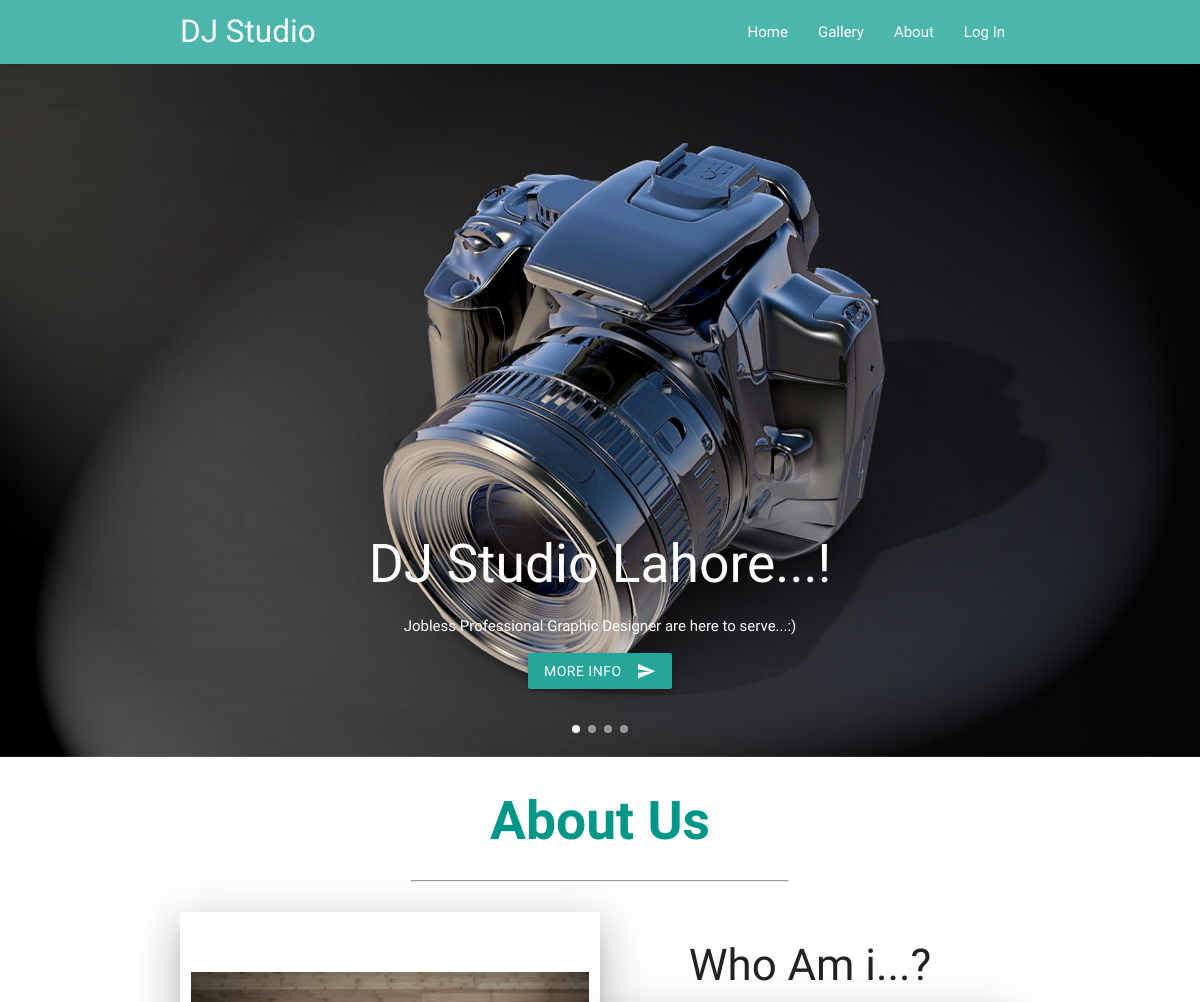
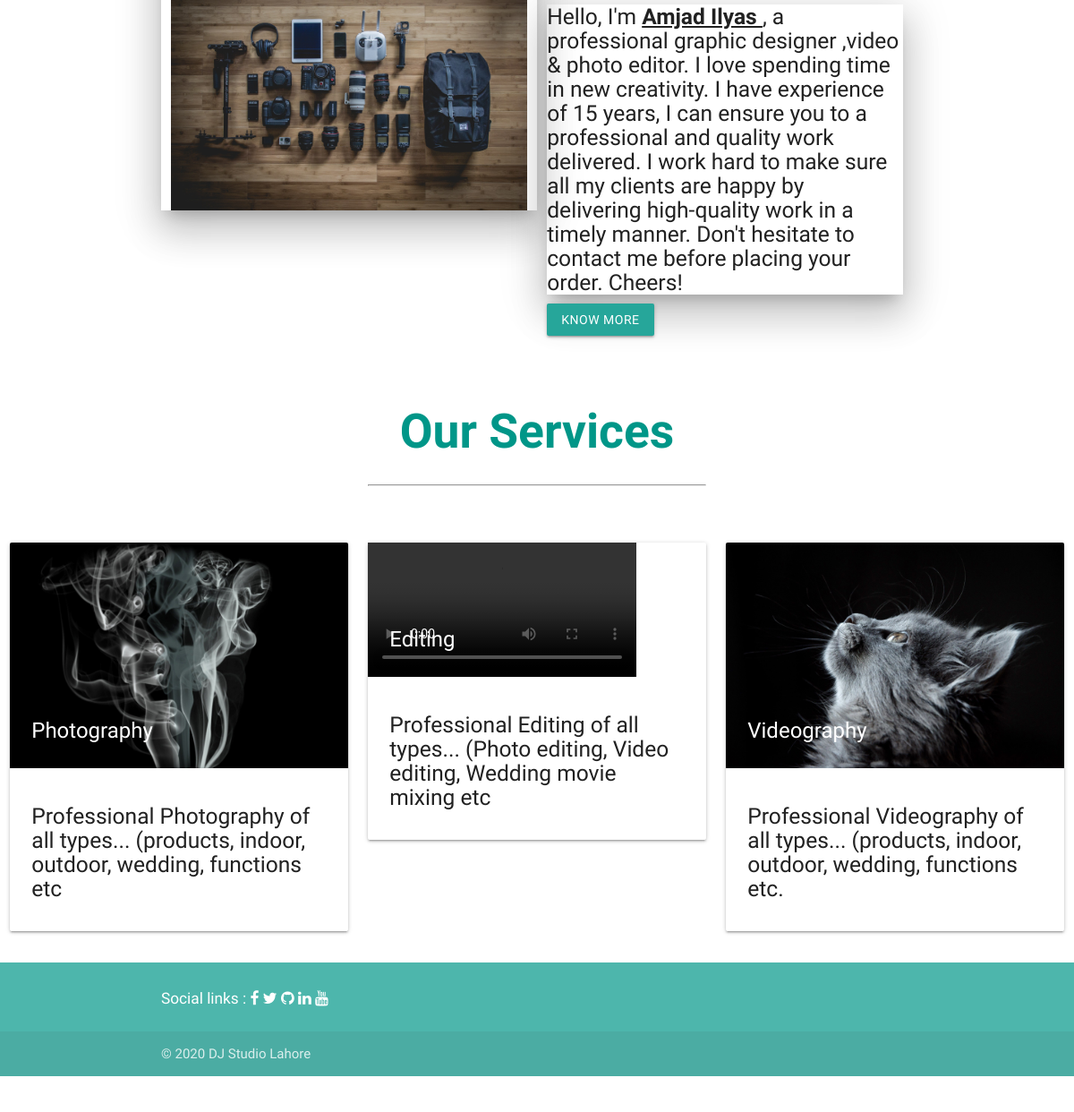
The page / on the database its author committed (2 pictures, top to bottom).
### studio/models.py (models this page shows, shortened)
class Slider(models.Model):
    slider_pic_upload = models.ImageField(upload_to='slider_pics/', default='images/a2.jpg', )
    pic_url = models.URLField(max_length=200, default='', blank=True, null=True)

class Services(models.Model):
    title = models.CharField(max_length=50)
    description = models.TextField(max_length=200)
    pic_url = models.URLField(max_length=200, default='', blank=True, null=True)
    upload_pic = models.ImageField(upload_to='services/', default='images/chiks.jpg', blank=True, null=True)
    upload_video = models.FileField(upload_to='videos/', default='', blank=True, null=True)
    pic_url = models.URLField(max_length=200, default='', blank=True, null=True)

### studio/views.py (the view)
# urls.py: path('', views.index, name='index'),
def index(request):
    services = Services.objects.all()
    sliders = Slider.objects.all()
    return render(request, 'index.html', {'services': services,
                                          'sliders': sliders})

### studio/templates/index.html (shortened to what this page needs)
{% extends 'template.html' %}
{%load static%}
{%block content%}
<div class="carousel carousel-slider">
    <div class="carousel-fixed-item center">
        <h2 class="white-text">DJ Studio Lahore...!</h2>
        <p class="white-text">Jobless Professional Graphic Designer are here to serve...:) </p>
        <a class="waves-effect waves-light btn" href="/about" target="_blank">
            <i class="material-icons right">send</i>More info</a>
    </div>
    {% for slider in sliders %}
    {% if slider.pic_url %}
    <a class="carousel-item" href="#one!"><img src="{{slider.pic_url}}" class="responsive-img"></a>
    {% else %}
    <a class="carousel-item" href="#one!"><img src="studio/media/{{slider.slider_pic_upload}}"
                                               class="responsive-img"></a>
    {% endif %}
    {% endfor %}
</div>
<section>
    <h2 class="center-align #4db6ac teal-text"><b>About Us</b></h2>
</section>
<div class="row">
    <div class="col s4  offset-s4">
        <hr>
        <br></div>
</div>
<div class="row container">
    <div class="col m6 s12 z-depth-5" style="padding-top:60px"><img src="{%static 'images/a1.jpg'%}"
                                                                    class="responsive-img">
    </div>
    <div class="col m6 s12">
        <h3 class="center-align">Who Am i...?</h3>
        <h5 class="z-depth-5">Hello, I'm <u><b> Amjad Ilyas </b></u>, a professional graphic designer ,video &
            photo editor. I love spending time in new creativity.
            I have experience of 15 years, I can ensure you to a professional and quality work delivered.
            I work hard to make sure all my clients are happy by delivering high-quality work in a timely
            manner.
            Don't hesitate to contact me before placing your order. Cheers!</h5>
        <a href="/about" class="waves-effect waves-light btn">Know more</a>
    </div>
</div>
<section>
    <br>
    <h2 class="center-align #4db6ac teal-text "><b>Our Services</b></h2>
</section>
<div class="row">
    <div class="col s4  offset-s4">
        <hr>
    </div>
    <br>
    <br>
</div>
<div class="row">
    {%for service in services%}
    <div class="col s12 m4">
        <div class="card hoverable" ;>
            <div class="card-image">
                {% if service.upload_video %}
                <video class="responsive-video" controls>
                    <source src="studio/media/{{service.upload_video}}" type="video/mp4">
                </video>
                {% elif service.img_url %}
                <a href="/"><img src="{{service.img_url}}" class="responsive-img"></a>
                {% else %}
                <a href="/"><img src="studio/media/{{service.upload_pic}}" class="responsive-img"></a>
                {% endif %}
                <span class="card-title">{{service.title}}</span>
            </div>
            <div class="card-content">
                <h5>{{service.description}}</h5>
            </div>
        </div>
    </div>
    {%endfor%}
</div>
{% endblock content%}

### studio/templates/template.html (shortened to what this page needs)
{%load static%}
<html lang="en" xmlns="http://www.w3.org/1999/html">
<head>
    <link rel="stylesheet" href="https://cdnjs.cloudflare.com/ajax/libs/font-awesome/4.7.0/css/font-awesome.min.css">
    <link rel="stylesheet" href="https://cdnjs.cloudflare.com/ajax/libs/materialize/1.0.0/css/materialize.min.css">
</head>
<body>
<div>
    <nav class="#4db6ac teal lighten-2">
        <div class="nav-wrapper container">
            <a href="#!" class="brand-logo">
                DJ Studio
            </a>
            <ul class="right hide-on-med-and-down">
                <li><a href="/">Home</a></li>
                <li><a href="/gallery">Gallery</a></li>
                <li><a href="/about">About</a></li>
                <li><a href="/admin">Log In</a></li>
            </ul>
        </div>
    </nav>
</div>
{%block content%}
{% endblock content%}
<section>
    <footer class="page-footer #4db6ac teal lighten-2 ">
        <div class="row container">
            <h6 class="white-text">
                Social links :
                <a href="#"><a href="#" class="fa fa-facebook white-text"></a></a>
                <a href="#"><a href="#" class="fa fa-twitter white-text"></a></a>
                <a href="#"><a href="#" class="fa fa-github white-text"></a></a>
                <a href="#"><a href="#" class="fa fa-linkedin white-text"></a></a>
                <a href="#"><a href="#" class="fa fa-youtube white-text"></a></a>
            </h6>
        </div>
        <div class="footer-copyright row">
            <div class="container">
                © 2020 DJ Studio Lahore
            </div>
        </div>
    </footer>
</section>
</body>
</html>

### studio/templates/template.html (style rules this page uses)
footer { padding:0; margin:0; }
* { font-family: 'Shadows Into Light', cursive; }
section { margin:"auto"; font-size:"300%"; text-color:"red"; }

### rows shown on the page
Slider: slider_pic_upload (picture)
Services: upload_pic (picture), title "Photography", description "Professional Photography of all types... (products, indoor, outdoor, wedding, functions etc"
Services: title "Editing", description "Professional Editing of all types... (Photo editing, Video editing, Wedding movie mixing etc"
Services: upload_pic (picture), title "Videography", description "Professional Videography of all types... (products, indoor, outdoor, wedding, functions etc."
